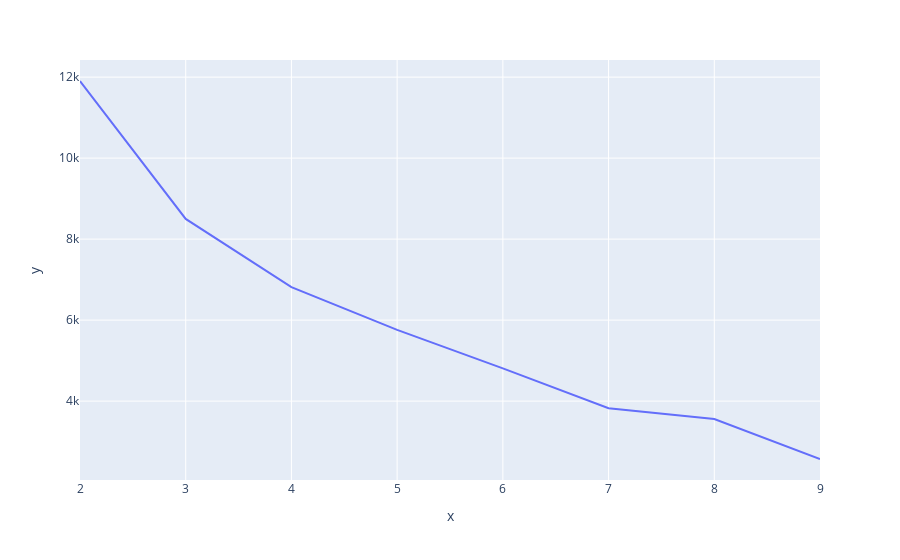

The cell this chart's notebook holds for it:
### Code cell
fig = px.line(x = range(2,10), y = wcss)
fig.show()

### Figure 1 — Plotly figure (JSON) as saved in the notebook; plotly's stock layout.template omitted (floating-point values rounded to 4 significant figures)
{"data": [{"hovertemplate": "x=%{x}<br>y=%{y}<extra></extra>", "legendgroup": "", "line": {"color": "#636efa", "dash": "solid"}, "marker": {"symbol": "circle"}, "mode": "lines", "name": "", "orientation": "v", "showlegend": false, "type": "scatter", "x": [2, 3, 4, 5, 6, 7, 8, 9], "xaxis": "x", "y": [11900.0, 8499.0, 6816.0, 5760.0, 4809.0, 3823.0, 3557.0, 2571.0], "yaxis": "y"}], "layout": {"legend": {"tracegroupgap": 0}, "margin": {"t": 60}, "xaxis": {"anchor": "y", "domain": [0, 1], "title": {"text": "x"}}, "yaxis": {"anchor": "x", "domain": [0, 1], "title": {"text": "y"}}}}
